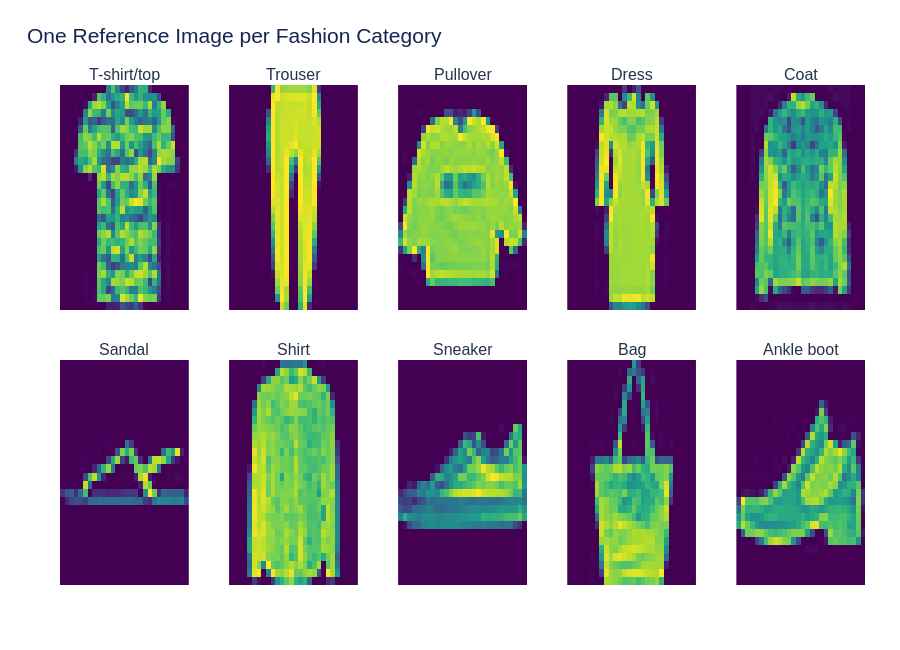

The code cell stored with this chart in its notebook:
### Code cell
# Show one representative image from each class.
fig = make_subplots(rows=2, cols=5, subplot_titles=[CLASS_NAMES[i] for i in CLASS_IDS],
                    vertical_spacing=0.10, horizontal_spacing=0.05)
for position, class_id in enumerate(CLASS_IDS):
    row, col = divmod(position, 5)
    sample_row = train_df.loc[train_df["label"] == class_id].iloc[0]
    image = sample_row[PIXEL_COLUMNS].to_numpy(dtype=np.uint8).reshape(28, 28)
    fig.add_trace(go.Heatmap(z=image, colorscale="Viridis", zmin=0, zmax=255,
                             showscale=False, hoverinfo="skip"), row=row + 1, col=col + 1)
    fig.update_xaxes(visible=False, row=row + 1, col=col + 1)
    fig.update_yaxes(visible=False, autorange="reversed", row=row + 1, col=col + 1)
save_plotly_figure(fig, "05_class_reference_images", title="One Reference Image per Fashion Category", height=650, width=1400)

### Figure 1 — Plotly figure (JSON) as saved in the notebook; plotly's stock layout.template omitted (floating-point values rounded to 4 significant figures; data arrays with more than 128 entries replaced by an {"elided": "..."} marker saying what was removed)
{"data": [{"colorscale": [[0, "#440154"], [0.1111, "#482878"], [0.2222, "#3e4989"], [0.3333, "#31688e"], [0.4444, "#26828e"], [0.5556, "#1f9e89"], [0.6667, "#35b779"], [0.7778, "#6ece58"], [0.8889, "#b5de2b"], [1, "#fde725"]], "hoverinfo": "skip", "showscale": false, "type": "heatmap", "xaxis": "x", "yaxis": "y", "z": {"elided": "28x28 int values"}, "zmax": 255, "zmin": 0}, {"colorscale": [[0, "#440154"], [0.1111, "#482878"], [0.2222, "#3e4989"], [0.3333, "#31688e"], [0.4444, "#26828e"], [0.5556, "#1f9e89"], [0.6667, "#35b779"], [0.7778, "#6ece58"], [0.8889, "#b5de2b"], [1, "#fde725"]], "hoverinfo": "skip", "showscale": false, "type": "heatmap", "xaxis": "x2", "yaxis": "y2", "z": {"elided": "28x28 int values"}, "zmax": 255, "zmin": 0}, {"colorscale": [[0, "#440154"], [0.1111, "#482878"], [0.2222, "#3e4989"], [0.3333, "#31688e"], [0.4444, "#26828e"], [0.5556, "#1f9e89"], [0.6667, "#35b779"], [0.7778, "#6ece58"], [0.8889, "#b5de2b"], [1, "#fde725"]], "hoverinfo": "skip", "showscale": false, "type": "heatmap", "xaxis": "x3", "yaxis": "y3", "z": {"elided": "28x28 int values"}, "zmax": 255, "zmin": 0}, {"colorscale": [[0, "#440154"], [0.1111, "#482878"], [0.2222, "#3e4989"], [0.3333, "#31688e"], [0.4444, "#26828e"], [0.5556, "#1f9e89"], [0.6667, "#35b779"], [0.7778, "#6ece58"], [0.8889, "#b5de2b"], [1, "#fde725"]], "hoverinfo": "skip", "showscale": false, "type": "heatmap", "xaxis": "x4", "yaxis": "y4", "z": {"elided": "28x28 int values"}, "zmax": 255, "zmin": 0}, {"colorscale": [[0, "#440154"], [0.1111, "#482878"], [0.2222, "#3e4989"], [0.3333, "#31688e"], [0.4444, "#26828e"], [0.5556, "#1f9e89"], [0.6667, "#35b779"], [0.7778, "#6ece58"], [0.8889, "#b5de2b"], [1, "#fde725"]], "hoverinfo": "skip", "showscale": false, "type": "heatmap", "xaxis": "x5", "yaxis": "y5", "z": {"elided": "28x28 int values"}, "zmax": 255, "zmin": 0}, {"colorscale": [[0, "#440154"], [0.1111, "#482878"], [0.2222, "#3e4989"], [0.3333, "#31688e"], [0.4444, "#26828e"], [0.5556, "#1f9e89"], [0.6667, "#35b779"], [0.7778, "#6ece58"], [0.8889, "#b5de2b"], [1, "#fde725"]], "hoverinfo": "skip", "showscale": false, "type": "heatmap", "xaxis": "x6", "yaxis": "y6", "z": {"elided": "28x28 int values"}, "zmax": 255, "zmin": 0}, {"colorscale": [[0, "#440154"], [0.1111, "#482878"], [0.2222, "#3e4989"], [0.3333, "#31688e"], [0.4444, "#26828e"], [0.5556, "#1f9e89"], [0.6667, "#35b779"], [0.7778, "#6ece58"], [0.8889, "#b5de2b"], [1, "#fde725"]], "hoverinfo": "skip", "showscale": false, "type": "heatmap", "xaxis": "x7", "yaxis": "y7", "z": {"elided": "28x28 int values"}, "zmax": 255, "zmin": 0}, {"colorscale": [[0, "#440154"], [0.1111, "#482878"], [0.2222, "#3e4989"], [0.3333, "#31688e"], [0.4444, "#26828e"], [0.5556, "#1f9e89"], [0.6667, "#35b779"], [0.7778, "#6ece58"], [0.8889, "#b5de2b"], [1, "#fde725"]], "hoverinfo": "skip", "showscale": false, "type": "heatmap", "xaxis": "x8", "yaxis": "y8", "z": {"elided": "28x28 int values"}, "zmax": 255, "zmin": 0}, {"colorscale": [[0, "#440154"], [0.1111, "#482878"], [0.2222, "#3e4989"], [0.3333, "#31688e"], [0.4444, "#26828e"], [0.5556, "#1f9e89"], [0.6667, "#35b779"], [0.7778, "#6ece58"], [0.8889, "#b5de2b"], [1, "#fde725"]], "hoverinfo": "skip", "showscale": false, "type": "heatmap", "xaxis": "x9", "yaxis": "y9", "z": {"elided": "28x28 int values"}, "zmax": 255, "zmin": 0}, {"colorscale": [[0, "#440154"], [0.1111, "#482878"], [0.2222, "#3e4989"], [0.3333, "#31688e"], [0.4444, "#26828e"], [0.5556, "#1f9e89"], [0.6667, "#35b779"], [0.7778, "#6ece58"], [0.8889, "#b5de2b"], [1, "#fde725"]], "hoverinfo": "skip", "showscale": false, "type": "heatmap", "xaxis": "x10", "yaxis": "y10", "z": {"elided": "28x28 int values"}, "zmax": 255, "zmin": 0}], "layout": {"annotations": [{"font": {"size": 16}, "showarrow": false, "text": "T-shirt/top", "x": 0.08, "xanchor": "center", "xref": "paper", "y": 1, "yanchor": "bottom", "yref": "paper"}, {"font": {"size": 16}, "showarrow": false, "text": "Trouser", "x": 0.29, "xanchor": "center", "xref": "paper", "y": 1, "yanchor": "bottom", "yref": "paper"}, {"font": {"size": 16}, "showarrow": false, "text": "Pullover", "x": 0.5, "xanchor": "center", "xref": "paper", "y": 1, "yanchor": "bottom", "yref": "paper"}, {"font": {"size": 16}, "showarrow": false, "text": "Dress", "x": 0.71, "xanchor": "center", "xref": "paper", "y": 1, "yanchor": "bottom", "yref": "paper"}, {"font": {"size": 16}, "showarrow": false, "text": "Coat", "x": 0.92, "xanchor": "center", "xref": "paper", "y": 1, "yanchor": "bottom", "yref": "paper"}, {"font": {"size": 16}, "showarrow": false, "text": "Sandal", "x": 0.08, "xanchor": "center", "xref": "paper", "y": 0.45, "yanchor": "bottom", "yref": "paper"}, {"font": {"size": 16}, "showarrow": false, "text": "Shirt", "x": 0.29, "xanchor": "center", "xref": "paper", "y": 0.45, "yanchor": "bottom", "yref": "paper"}, {"font": {"size": 16}, "showarrow": false, "text": "Sneaker", "x": 0.5, "xanchor": "center", "xref": "paper", "y": 0.45, "yanchor": "bottom", "yref": "paper"}, {"font": {"size": 16}, "showarrow": false, "text": "Bag", "x": 0.71, "xanchor": "center", "xref": "paper", "y": 0.45, "yanchor": "bottom", "yref": "paper"}, {"font": {"size": 16}, "showarrow": false, "text": "Ankle boot", "x": 0.92, "xanchor": "center", "xref": "paper", "y": 0.45, "yanchor": "bottom", "yref": "paper"}], "colorway": ["#5B5FDE", "#00A6A6", "#F28E2B", "#E15759", "#59A14F", "#B07AA1", "#76B7B2", "#EDC948", "#4E79A7", "#FF9DA7"], "font": {"color": "#25324B", "family": "Arial, sans-serif", "size": 12}, "height": 650, "hoverlabel": {"bgcolor": "#172554", "font": {"color": "#FFFFFF"}}, "legend": {"bgcolor": "rgba(255,255,255,0.82)", "bordercolor": "#E5EAF3", "borderwidth": 1}, "margin": {"b": 65, "l": 60, "r": 35, "t": 85}, "paper_bgcolor": "#FFFFFF", "plot_bgcolor": "#F7F9FC", "title": {"font": {"color": "#172554", "size": 21}, "text": "One Reference Image per Fashion Category", "x": 0.03, "xanchor": "left"}, "xaxis": {"anchor": "y", "domain": [0, 0.16], "visible": false}, "xaxis10": {"anchor": "y10", "domain": [0.84, 1], "visible": false}, "xaxis2": {"anchor": "y2", "domain": [0.21, 0.37], "visible": false}, "xaxis3": {"anchor": "y3", "domain": [0.42, 0.58], "visible": false}, "xaxis4": {"anchor": "y4", "domain": [0.63, 0.79], "visible": false}, "xaxis5": {"anchor": "y5", "domain": [0.84, 1], "visible": false}, "xaxis6": {"anchor": "y6", "domain": [0, 0.16], "visible": false}, "xaxis7": {"anchor": "y7", "domain": [0.21, 0.37], "visible": false}, "xaxis8": {"anchor": "y8", "domain": [0.42, 0.58], "visible": false}, "xaxis9": {"anchor": "y9", "domain": [0.63, 0.79], "visible": false}, "yaxis": {"anchor": "x", "autorange": "reversed", "domain": [0.55, 1], "visible": false}, "yaxis10": {"anchor": "x10", "autorange": "reversed", "domain": [0, 0.45], "visible": false}, "yaxis2": {"anchor": "x2", "autorange": "reversed", "domain": [0.55, 1], "visible": false}, "yaxis3": {"anchor": "x3", "autorange": "reversed", "domain": [0.55, 1], "visible": false}, "yaxis4": {"anchor": "x4", "autorange": "reversed", "domain": [0.55, 1], "visible": false}, "yaxis5": {"anchor": "x5", "autorange": "reversed", "domain": [0.55, 1], "visible": false}, "yaxis6": {"anchor": "x6", "autorange": "reversed", "domain": [0, 0.45], "visible": false}, "yaxis7": {"anchor": "x7", "autorange": "reversed", "domain": [0, 0.45], "visible": false}, "yaxis8": {"anchor": "x8", "autorange": "reversed", "domain": [0, 0.45], "visible": false}, "yaxis9": {"anchor": "x9", "autorange": "reversed", "domain": [0, 0.45], "visible": false}}}
